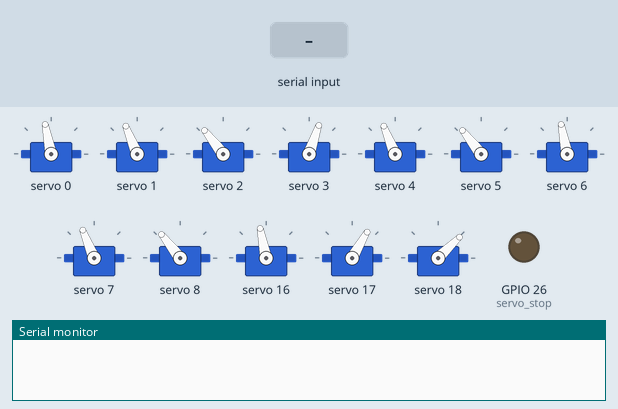
Simulated run of this sketch. Board: ESP32. On the bench: 12 × servo, output pins drawn as LEDs (lit = HIGH), the last lines printed to the serial monitor. The test bench sets the inputs (shaded band).

Above: at 5.2 s.
5.3 s: "t" received over Serial
At 5.9 s:
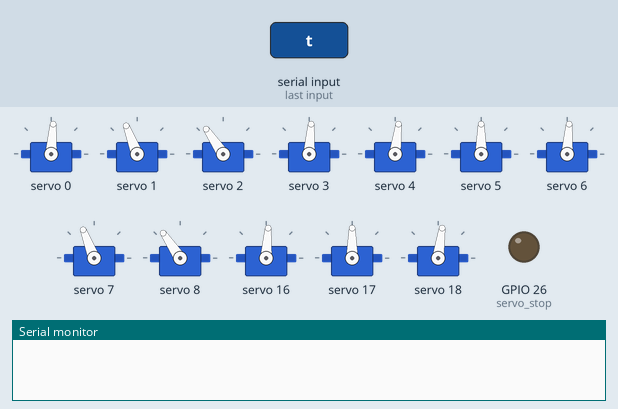
At 7.0 s:
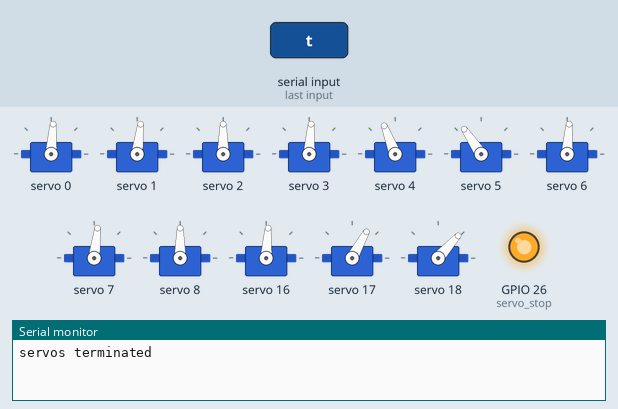
9.8 s: "s" received over Serial
At 11.5 s:
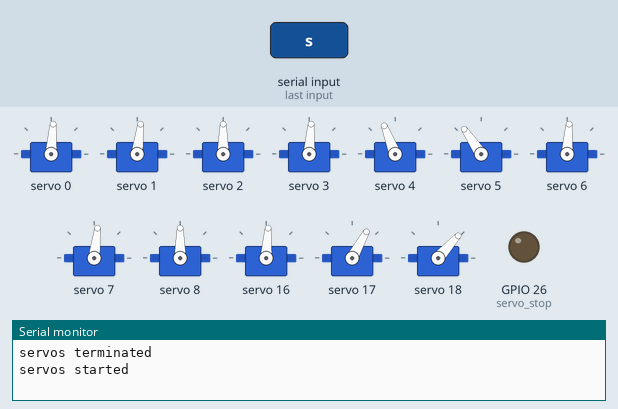
Timing chart, 0 to 65.8 s (numbered marks = the images above; inputs shaded):
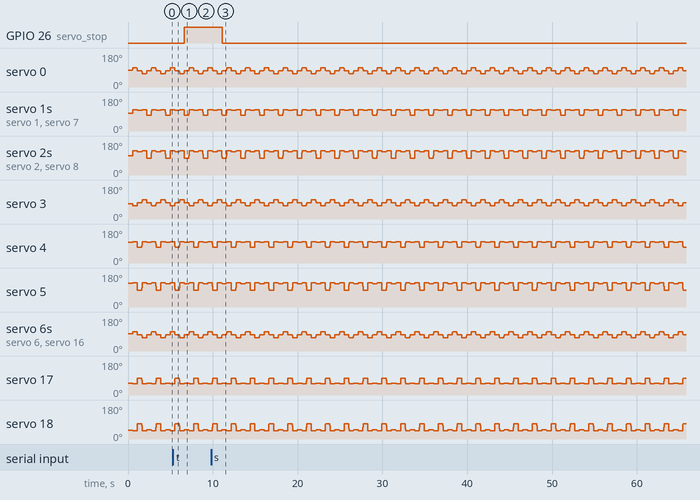

Measured:
- after the input at 5.3 s, GPIO 26 (servo_stop): LOW → HIGH after 1.4 s
- after the input at 9.8 s, GPIO 26 (servo_stop): HIGH → LOW after 1.3 s
- by itself, servo 1, servo 7: repeats every 2.2 s: 112° 0.53 s, 99° 0.02 s, 88° 0.01 s, 83° 0.52 s, 93° 0.02 s, 105° 0.01 s, 112° 0.54 s, 111° 0.55 s
- by itself, servo 4: repeats every 2.2 s: 88° 0.01 s, 83° 0.52 s, 93° 0.02 s, 105° 0.01 s, 112° 0.54 s, 111° 0.55 s, 112° 0.54 s, 99° 0.02 s
- by itself, servo 17: repeats every 2.2 s: 85° 0.01 s, 90° 0.52 s, 79° 0.02 s, 67° 0.01 s, 60° 0.52 s, 61° 0.59 s, 60° 0.52 s, 73° 0.02 s
- by itself, servo 18: repeats every 2.2 s: 77° 0.01 s, 82° 0.52 s, 70° 0.02 s, 54° 0.01 s, 44° 0.52 s, 47° 0.02 s, 48° 0.53 s, 47° 0.02 s, 46° 0.01 s, 44° 0.52 s, 63° 0.02 s
- by itself, servo 3: repeats every 2.2 s: 83° 0.01 s, 86° 0.52 s, 92° 0.02 s, 98° 0.01 s, 101° 0.52 s, 95° 0.02 s, 89° 0.01 s, 86° 0.52 s, 80° 0.02 s, 74° 0.01 s, 71° 0.52 s, 77° 0.02 s

The sketch:

main.ino
```cpp
#include "main.h"
#include <math.h>
#include <Adafruit_PWMServoDriver.h>
#include <Wire.h>

//==============================================================================
//                             servo defines
//==============================================================================
#define SERVO_FREQ 50  // servo frequency
#define SERVOMIN 98    // the minimun physical limit(after testing)
#define SERVOMAX 490
//==============================================================================
//                                  END
//==============================================================================
//==============================================================================
//                               全域變數
//==============================================================================
const int servo_stop = 26;

// 待修改 (末端到j1的相對座標)
float initial_point[6][3] = {
  { 57.385, 0, -76.814 },  // right legs
  { -57.385, 0, -76.814 }  // left legs
};

float step_size = 15;    //代表每隻腳的圓的半徑
float step_height = 20;  //每次腳要抬高的高度

float l1 = 0;       // 第一個link的長度
float l2 = 50;      // 第二個link的長度
float l3 = 60.612;  // 第三個link的長度

float moving_cycle_lenth = 4;  // 整個循環的長度

int interpolate_num = 5.00;  // 將每步切成幾部分

float radian_dir = M_PI / 2;  // 行進方向

int step_delay = 0;  //  每一步之間的間隔

Adafruit_PWMServoDriver board1 = Adafruit_PWMServoDriver(0x40);
Adafruit_PWMServoDriver board2 = Adafruit_PWMServoDriver(0x41);

//==============================================================================
//                                  END
//==============================================================================

//==============================================================================
//                         Functions Declaration
//==============================================================================
void move(float dir);
void interpolate(int step_num, float radian_dir);
void coor2angle(int leg_num, float X, float Y, float Z);
void angle2servo(int servo_num, float j1, float j2, float j3);
//==============================================================================
//                                  END
//==============================================================================

void setup() {
  Serial.begin(9600);
  board1.begin();
  board1.setPWMFreq(SERVO_FREQ);
  board2.begin();
  board2.setPWMFreq(SERVO_FREQ);

  pinMode(servo_stop, OUTPUT);
}

void loop() {
  if (Serial.available()) {
    char command = Serial.read();
    if (command == 't') {
      digitalWrite(servo_stop, HIGH);
      Serial.println("servos terminated");
    }

    if (command == 's') {
      digitalWrite(servo_stop, LOW);
      Serial.println("servos started");
    }
  }
  move(radian_dir);  // 直走
}


//==============================================================================
//                                動作循環
//==============================================================================
void move(float dir) {
  for (int step = 0; step < moving_cycle_lenth; step++) {
    // Serial.printf("-----------------------------------------------\n-----------------------%d-----------------------\n-----------------------------------------------\n", step);
    delay(500);
    interpolate(step, radian_dir);
    delay(step_delay);
  }
}
//==============================================================================
//                                  END
//==============================================================================

//==============================================================================
//                                內插法
//==============================================================================
void interpolate(int step_num, float radian_dir) {
  // 更新動作組(because of the change of radian_dir)
  float moving_cycle[4][3] = {
    { step_size * cos(radian_dir), step_size * sin(radian_dir), 0 },
    { 0, 0, 0 },
    { -step_size * cos(radian_dir), -step_size * sin(radian_dir), 0 },
    { 0, 0, step_height }
  };

  // 判斷上一步是第幾步(第一組)
  int last_step_num = step_num - 1;
  if (last_step_num == -1)  // 0的上一步是3
    last_step_num = 3;

  // 領先第一組兩個步(第二組)
  int group2_step_num = step_num + 2;
  int group2_last_step_num = last_step_num + 2;
  if (group2_step_num > 3)
    group2_step_num = group2_step_num - 4;
  if (group2_last_step_num > 3)
    group2_last_step_num = group2_last_step_num - 4;


  // 計算兩步之間的差值
  float difference[3] = {
    moving_cycle[step_num][0] - moving_cycle[last_step_num][0],
    moving_cycle[step_num][1] - moving_cycle[last_step_num][1],
    moving_cycle[step_num][2] - moving_cycle[last_step_num][2]
  };
  // 第二組difference
  float group2_difference[3] = {
    moving_cycle[group2_step_num][0] - moving_cycle[group2_last_step_num][0],
    moving_cycle[group2_step_num][1] - moving_cycle[group2_last_step_num][1],
    moving_cycle[group2_step_num][2] - moving_cycle[group2_last_step_num][2]
  };

  // interpolation
  for (int i = 1; i <= interpolate_num; i++) {
    for (int leg_num = 0; leg_num < 6; leg_num++) {

      if (leg_num < 3 && leg_num % 2 == 1) {  // 右腳，第二組group2
        coor2angle(leg_num,
                   initial_point[0][0] + moving_cycle[group2_last_step_num][0] + group2_difference[0] * (i / static_cast<float>(interpolate_num)),

                   initial_point[0][1] + moving_cycle[group2_last_step_num][1] + group2_difference[1] * (i / static_cast<float>(interpolate_num)),

                   initial_point[0][2] + moving_cycle[group2_last_step_num][2] + group2_difference[2] * (i / static_cast<float>(interpolate_num)));
      }
      if (leg_num < 3 && leg_num % 2 == 0) {  // 右腳，第一組group1
        coor2angle(leg_num,
                   initial_point[0][0] + moving_cycle[last_step_num][0] + difference[0] * (i / static_cast<float>(interpolate_num)),

                   initial_point[0][1] + moving_cycle[last_step_num][1] + difference[1] * (i / static_cast<float>(interpolate_num)),

                   initial_point[0][2] + moving_cycle[last_step_num][2] + difference[2] * (i / static_cast<float>(interpolate_num)));
      }

      if (leg_num >= 3 && leg_num % 2 == 1) {  // 左腳，第二組group2
        coor2angle(leg_num,
                   initial_point[1][0] + moving_cycle[group2_last_step_num][0] + group2_difference[0] * (i / static_cast<float>(interpolate_num)),

                   initial_point[1][1] + moving_cycle[group2_last_step_num][1] + group2_difference[1] * (i / static_cast<float>(interpolate_num)),

                   initial_point[1][2] + moving_cycle[group2_last_step_num][2] + group2_difference[2] * (i / static_cast<float>(interpolate_num)));
      }
      if (leg_num >= 3 && leg_num % 2 == 0) {  // 左腳，第一組group1
        coor2angle(leg_num,
                   initial_point[1][0] + moving_cycle[last_step_num][0] + difference[0] * (i / static_cast<float>(interpolate_num)),

                   initial_point[1][1] + moving_cycle[last_step_num][1] + difference[1] * (i / static_cast<float>(interpolate_num)),

                   initial_point[1][2] + moving_cycle[last_step_num][2] + difference[2] * (i / static_cast<float>(interpolate_num)));
      }
    }
    yield();  // 等所有servo都到定點再繼續下個動作
  }
}
//==============================================================================
//                                  END
//==============================================================================

//==============================================================================
//                                關節角度
//==============================================================================
void coor2angle(int leg_num, float X, float Y, float Z) {
  if (leg_num < 3) {  // right legs
    double j1 = atan(Y / X);
    double X_prime = (X / cos(j1)) - l1;
    double j3 = -((acos((pow(X_prime, 2) + pow(Z, 2) - pow(l2, 2) - pow(l3, 2)) / (2 * l2 * l2))));
    double j2 = (atan(Z / X_prime) - atan((l3 * sin(j3)) / (l2 + l3 * cos(j3))));
    angle2servo(leg_num, j1, j2, j3);
  } else {
    double j1 = atan(Y / X) + M_PI;
    double X_prime = -(X / cos(j1)) + l1;
    double j3 = -M_PI + ((acos((pow(X_prime, 2) + pow(Z, 2) - pow(l2, 2) - pow(l3, 2)) / (2 * l2 * l2))));
    double j2 = (atan(Z / X_prime) + M_PI - atan((l3 * sin(j3)) / (-l2 + l3 * cos(j3))));
    // Serial.printf("X:%f, Y:%f, Z:%f\n", X, Y, Z);
    // Serial.printf("X_prime:%f, j1:%f, j2:%f, j3:%f\n", X_prime, j1, j2, j3);
    angle2servo(leg_num, j1, j2, j3);
  }
}
//==============================================================================
//                                  END
//==============================================================================

//==============================================================================
//                                馬達角度
//==============================================================================

void angle2servo(int leg_num, float j1, float j2, float j3) {
  if (leg_num < 3) {  // right legs
    int pwm_j1 = (j1 + M_PI / 2) / (M_PI) * (SERVOMAX - SERVOMIN) + SERVOMIN;
    int pwm_j2 = (j2 + M_PI / 2) / (M_PI) * (SERVOMIN - SERVOMAX) + SERVOMAX;
    int pwm_j3 = (j3 + M_PI) / (M_PI) * (SERVOMAX - SERVOMIN) + SERVOMIN;
    board1.setPWM(0 + leg_num * 3, 0, pwm_j1);
    board1.setPWM(1 + leg_num * 3, 0, pwm_j2);
    board1.setPWM(2 + leg_num * 3, 0, pwm_j3);
    // Serial.printf("%d|| j1:%f, j2:%f, j3:%f\n", leg_num, j1, j2, j3);
  } else {  // left legs
    int pwm_j1 = (j1 - M_PI / 2) / (M_PI) * (SERVOMAX - SERVOMIN) + SERVOMIN;
    int pwm_j2 = (j2 - M_PI / 2) / (M_PI) * (SERVOMIN - SERVOMAX) + SERVOMAX;
    int pwm_j3 = (j3 + M_PI) / (M_PI) * (SERVOMAX - SERVOMIN) + SERVOMIN;
    board2.setPWM(0 + (leg_num - 3) * 3, 0, pwm_j1);
    board2.setPWM(1 + (leg_num - 3) * 3, 0, pwm_j2);
    board2.setPWM(2 + (leg_num - 3) * 3, 0, pwm_j3);
    // Serial.printf("%d|| j1:%f, j2:%f, j3:%f\n", leg_num, j1, j2, j3);
  }
}
//==============================================================================
//                                  END
//==============================================================================
```

main.h
```cpp

```
